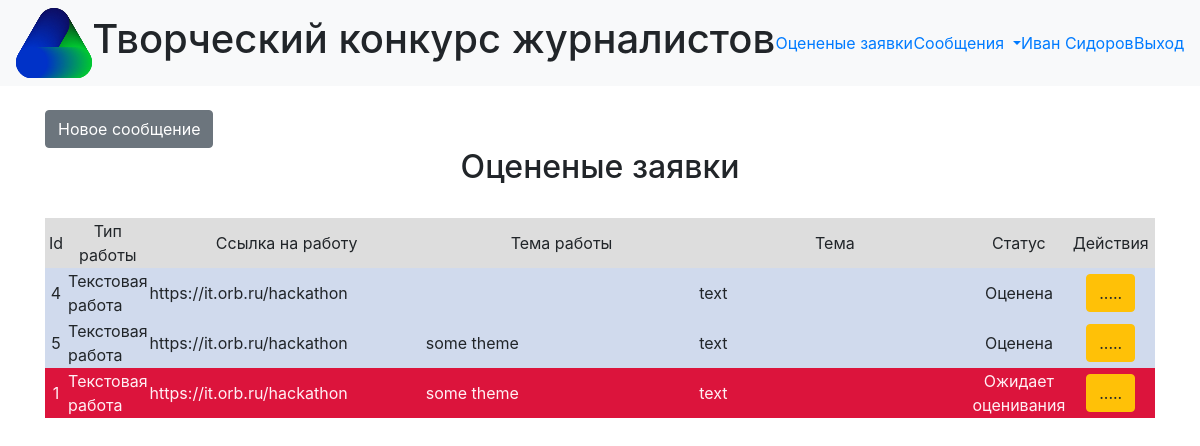
The page /proposals (signed in) on the database its author committed.
### data/users.py (models this page shows, shortened)
class User(SqlAlchemyBase, UserMixin, SerializerMixin):
    __tablename__ = 'users'
    id = sqlalchemy.Column(sqlalchemy.Integer,
                           primary_key=True, autoincrement=True)
    surname = sqlalchemy.Column(sqlalchemy.String, nullable=True)
    name = sqlalchemy.Column(sqlalchemy.String, nullable=True)
    position = sqlalchemy.Column(sqlalchemy.String, nullable=True)
    email = sqlalchemy.Column(sqlalchemy.String,
                              index=True, unique=True, nullable=True)
    password = sqlalchemy.Column(sqlalchemy.String, nullable=True)

### data/proposals.py (models this page shows, shortened)
class Proposal(SqlAlchemyBase, UserMixin, SerializerMixin):
    __tablename__ = 'proposal'
    id = sqlalchemy.Column(sqlalchemy.Integer,
                           primary_key=True, autoincrement=True)
    type = sqlalchemy.Column(sqlalchemy.String, nullable=True)
    file = sqlalchemy.Column(sqlalchemy.String, nullable=True)
    evaluation = sqlalchemy.Column(sqlalchemy.String, nullable=True)
    lowering_criteria = sqlalchemy.Column(sqlalchemy.String, nullable=True)
    status = sqlalchemy.Column(sqlalchemy.String, nullable=True)
    likes = sqlalchemy.Column(sqlalchemy.Integer, nullable=True)
    user_data = sqlalchemy.Column(sqlalchemy.String, nullable=True)
    @property
    def theme(self):
        return self.user_data_dict.get("theme")
    @property
    def user_data_dict(self):
        return json.loads(self.user_data)

### main.py (the view)
@app.route('/proposals')
@login_required
def proposals():
    db_sess = db_session.create_session()
    proposals = db_sess.query(Proposal).all()
    print(len(proposals))
    db_sess.commit()
    return render_template('proposals.html', proposals=proposals)

### data/db_session.py (called while the page is built)
def create_session() -> Session:
    global __factory
    return __factory()

### main.py (called while the page is built)
@login_manager.user_loader
def load_user(user_id):  # find user in database
    db_sess = db_session.create_session()
    return db_sess.query(User).get(user_id)

### templates/proposals.html (shortened to what this page needs)
{% extends "base.html" %}
{% block content %}
{% set STATUSES  = {"waiting_verification": "Ожидает оценивания", "verified": "Оценена", "aborted":  "Отменена"} %}
{% set TYPES  = {"text": "Текстовая работа", "video": "Видео материал"} %}
<br>
{% if current_user.is_authenticated %}
    <a href="/add_call" class="btn btn-secondary">Новое сообщение</a>
{% endif %}
<br>
<h2 align="center">Оцененые заявки</h2>
<br>
<div class="table_container">
    <table class="my_table">
        <tr class="my_row">
            <td class="title" width="2%" bgcolor="#dddddd" align="center">Id</td>
            <td class="title" width="5%" bgcolor="#dddddd" align="center">Тип работы</td>
            <td class="title" width="25%" bgcolor="#dddddd" align="center">Ссылка на работу</td>
            <td class="title" width="25%" bgcolor="#dddddd" align="center">Тема работы</td>
            <td class="title" width="25%" bgcolor="#dddddd" align="center">Тема</td>
            <td class="title" width="6%" bgcolor="#dddddd" align="center">Статус</td>
            <td class="title" width="8%" bgcolor="#dddddd" align="center">Действия</td>
        </tr>
        {% for proposal in proposals %}
            {% if proposal.status != "verified" %}
                {%  set color = "#dc143c" %}
                {% set text_color = "#FFF0F5" %}
            {% else %}
                {% set color = "#d0daed"  %}
                {% set text_color = "ffffff" %}
            {% endif %}
        <tr class="my_row">
            <td class="ordinary" bgcolor ={{color}} align="center" style="color:{{text_color}}">{{ proposal.id }}</td>
            <td class="ordinary" bgcolor ={{color}} style="color:{{text_color}}">{{ TYPES[proposal.type] }}</td>
            <td class="ordinary" bgcolor ={{color}} style="color:{{text_color}}"><a>{{ proposal.file }}</a></td>
            <td class="ordinary" bgcolor ={{color}} style="color:{{text_color}}">{{ proposal.theme }}</td>
            <td class="ordinary" bgcolor ={{color}} style="color:{{text_color}}">
                {{ proposal.type}}
            </td>
            <td class="ordinary" bgcolor ={{color}} align="center" style="color:{{text_color}}">{{ STATUSES[proposal.status] }}</td>
            <td class="ordinary" bgcolor ={{color}} align="center" style="color:{{text_color}}">
                {% if current_user.is_authenticated %}
                <div>       <a href="/proposals/{{ proposal.id }}" class="btn btn-warning">.....</a>
                </div>
                {% endif %}
            </td>
        </tr>
        {% endfor %}
    </table>
</div>
{% endblock %}

### templates/base.html (shortened to what this page needs)
<!DOCTYPE html>
<html lang="en">
<head>
    <link rel="stylesheet" href="../static/css/bootstrap.min.css">
    <link rel="stylesheet" type="text/css" href="../static/css/style.css" />
</head>
  <body>
    <header>
      <nav class="navbar navbar-light bg-light">
          <img src="/static/favicon.svg" height = "70px">
          <h1>Творческий конкурс журналистов </h1>
          <a class="nav-brand" href="/proposals"> Оцененые заявки</a>
          {% if current_user.is_authenticated %}
          <div class="nav-item dropdown">
          <a class="nav-brand dropdown-toggle" href="#" id="navbarDropdownMenuLink" role="button"
             data-toggle="dropdown" aria-haspopup="true" aria-expanded="false"> Сообщения </a>
          </div>
          <a class="navbar-link" href="/users/{{current_user.id}}">{{current_user.name}} {{current_user.surname}}</a>
          <a class="navbar-link" href="/logout">Выход</a>
          {% else %}
            <p>
                <a class="btn btn-success" href="/login">Войти</a>
                <a class="btn btn-primary " href="/register">Зарегистрироваться</a>
            </p>
          {% endif %}
      </nav>
    </header>
    <main role="main" class="container">
        {% block content %}
        {% endblock %}
    </main>
  </body>
</html>

### rows shown on the page
User: name "Иван", surname "Сидоров"
Proposal: id "4", type "Текстовая работа", file "https://it.orb.ru/hackathon", type "text", status "Оценена"
Proposal: id "5", type "Текстовая работа", file "https://it.orb.ru/hackathon", theme "some theme", type "text", status "Оценена"
Proposal: id "1", type "Текстовая работа", file "https://it.orb.ru/hackathon", theme "some theme", type "text", status "Ожидает оценивания"
